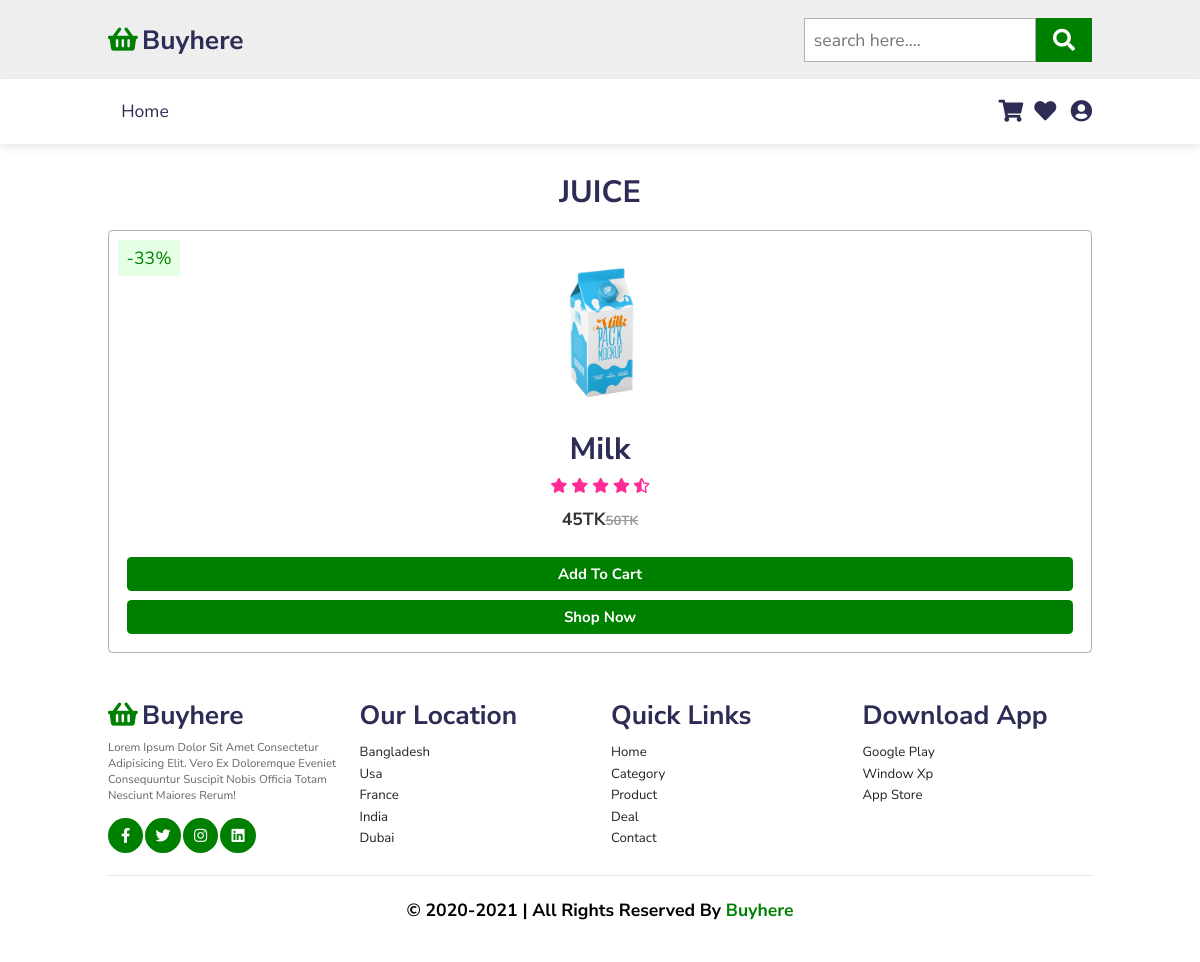
The app's page /pages/category_detail.php?id=2 with its own data.
### tables this page shows
CREATE TABLE `categories` (
  `id` int(10) NOT NULL,
  `name` varchar(100) NOT NULL,
  `icon` varchar(150) NOT NULL,
  `latest_product` timestamp NOT NULL DEFAULT current_timestamp() ON UPDATE current_timestamp(),
  `category_img` text NOT NULL
);

CREATE TABLE `product` (
  `id` int(30) NOT NULL,
  `name` varchar(100) NOT NULL,
  `description` text NOT NULL,
  `size` varchar(20) NOT NULL,
  `color` varchar(30) NOT NULL,
  `price` int(10) NOT NULL,
  `special_price` int(10) NOT NULL,
  `product_photo` text NOT NULL,
  `inventory_ammount` int(20) NOT NULL,
  `reviews` varchar(250) NOT NULL,
  `brand_id` varchar(20) NOT NULL,
  `category_id` int(10) NOT NULL,
  `timistamp` timestamp NOT NULL DEFAULT current_timestamp() ON UPDATE current_timestamp()
);

### pages/category_detail.php (the view, shortened to what this page needs)
<?php
    include '../database/db.php';
    $category_id = $_GET['id'];
    $sql = "SELECT * FROM product WHERE category_id='$category_id'";
    $result = $conn->query($sql);
    $products = array();
    if ($result->num_rows > 0) {
        while($row = $result->fetch_assoc()) {
            array_push($products,$row);
        }
    }
    else {
        echo "0 results";
    }
    $sql = "SELECT * FROM categories WHERE id='$category_id'";
    $result = $conn->query($sql);
    $categories = array();
    if ($result->num_rows > 0) {
        while($row = $result->fetch_assoc()) {
            array_push($categories,$row);
        }
    }
    else {
        echo "0 results";
    }
?>
<!DOCTYPE html>
<html lang="en">
<head>
    <link rel="stylesheet" href="../css/style.css">
    <link rel="stylesheet" href="../css/responsive.css">
    <link rel="stylesheet" href="https://cdnjs.cloudflare.com/ajax/libs/font-awesome/5.15.3/css/all.min.css">
</head>
<body>
        <?php
        include 'header.php';
        ?>
    <section class="product" id="product">
        <h1 class="heading"><?php echo $categories[0]['name'];?></h1>
        <div class="box-container">
            <?php
                for($i=0; $i<count($products);$i++){
            ?>
            <div class="box">
                <span class="discount">-33%</span>
                <img src="../<?php echo $products[$i]['product_photo'];?>" alt="">
                <h3><?php echo $products[$i]['name']; ?></h3>
                <div class="stars">
                    <i class="fas fa-star"></i>
                    <i class="fas fa-star"></i>
                    <i class="fas fa-star"></i>
                    <i class="fas fa-star"></i>
                    <i class="fas fa-star-half-alt"></i>
                </div>
                <div class="price"><?php echo $products[$i]['special_price'];?>TK<span><?php echo $products[$i]['price'];?>TK</span></div>
                <div class="quantity">
                </div>
                <a class="btn cartadd" data-prid="<?php echo $products[$i]['id'];?>">add to cart</a>
                <a href="" class="btn">shop now</a>
            </div>
            <?php } ?>
        </div>
</section>
        <?php
            include 'footer.php';
        ?>
</body>
</html>

### css/style.css (style rules this page uses)
:root { --green: green; --black: #2c2c54; }
* { margin: 0; padding: 0; box-sizing: border-box; font-family: 'Nunito Sans', sans-serif; outline: none; border: none; text-decoration: none; text-transform: capitalize; transition: all .2s linear; }
html { scroll-behavior: smooth; font-size: 62.5%; overflow-x: hidden; scroll-padding-top: 6.5rem; }
section { padding: 2rem 9%; }
.btn { display: inline-block; margin-top: 1rem; background: var(--green); color: #fff; padding: .8rem 3rem; font-size: 1.7rem; text-align: center; border-radius: .5rem; font-weight: bolder; }
.heading { text-align: center; color: var(--black); text-transform: uppercase; padding: 1rem; font-size: 3.5rem; padding-bottom: 2rem; }
.product .box-container { display: flex; flex-wrap: wrap; gap: 1.5rem; }
.product .box-container .box { flex: 1 1 30rem; text-align: center; padding: 2rem; border: .1rem solid rgba(0, 0, 0, .3); border-radius: .5rem; overflow: hidden; position: relative; }
.product .box-container .box img { height: 20rem; }
.product .box-container .box .discount { position: absolute; top: 1rem; left: 1rem; background: rgba(0, 255, 0, .1); color: var(--green); padding: .7rem 1rem; font-size: 2rem; }
.product .box-container .box h3 { color: var(--black); font-size: 3.5rem; }
.product .box-container .box .stars i { padding: 1rem .1rem; font-size: 1.7rem; color: rgba(255, 0, 128, 0.829); }
.product .box-container .box .price { font-size: 2rem; color: #333; padding: .5rem 0; font-weight: bold; }
.product .box-container .box .price span { font-size: 1.5rem; color: #999; text-decoration: line-through; }
.product .box-container .box .quantity { display: flex; align-items: center; justify-content: center; padding-top: 1rem; padding-bottom: .5rem; }
.product .box-container .box .btn { display: block; }

### css/responsive.css (style rules this page uses)
@media (max-width:1200px) { html { font-size: 55%; } }

### records on screen
categories: name "JUICE"
product: product_photo (picture), name "Milk", special_price "45", price "50"
